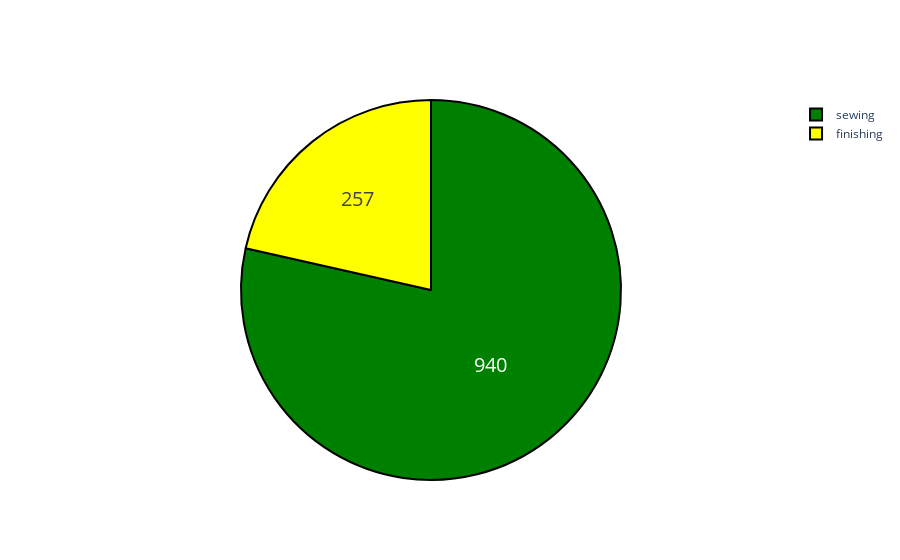

The code cell stored with this chart in its notebook:
### Markdown cell above
# Univariate analysis of categorical variables

### Code cell
fig = go.Figure(data=[go.Pie(labels=dept.department.to_list(),
                             values=dept.total_num.to_list())])
fig.update_traces(hoverinfo='label+percent', textinfo='value', textfont_size=20,
                  marker=dict(colors=['green', 'yellow'], line=dict(color='#000000', width=2)))
fig.show()

### Figure 1 — Plotly figure (JSON) as saved in the notebook; plotly's stock layout.template omitted (floating-point values rounded to 4 significant figures)
{"data": [{"hoverinfo": "label+percent", "labels": ["sewing", "finishing"], "marker": {"colors": ["green", "yellow"], "line": {"color": "#000000", "width": 2}}, "textfont": {"size": 20}, "textinfo": "value", "type": "pie", "values": [940, 257]}], "layout": {}}
